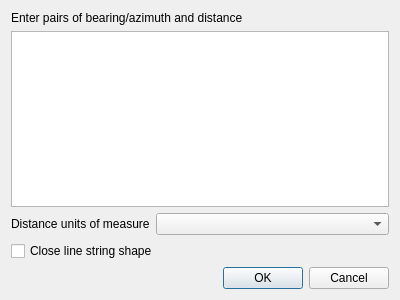
<?xml version="1.0" encoding="UTF-8"?>
<ui version="4.0">
 <class>Dialog</class>
 <widget class="QDialog" name="Dialog">
  <property name="geometry">
   <rect>
    <x>0</x>
    <y>0</y>
    <width>400</width>
    <height>300</height>
   </rect>
  </property>
  <property name="windowTitle">
   <string>Line String Digitizer</string>
  </property>
  <layout class="QVBoxLayout" name="verticalLayout">
   <item>
    <widget class="QLabel" name="label">
     <property name="text">
      <string>Enter pairs of bearing/azimuth and distance</string>
     </property>
    </widget>
   </item>
   <item>
    <widget class="QPlainTextEdit" name="valuesTextEdit"/>
   </item>
   <item>
    <layout class="QFormLayout" name="formLayout">
     <item row="0" column="0">
      <widget class="QLabel" name="label_2">
       <property name="text">
        <string>Distance units of measure</string>
       </property>
      </widget>
     </item>
     <item row="0" column="1">
      <widget class="QComboBox" name="unitsComboBox"/>
     </item>
    </layout>
   </item>
   <item>
    <widget class="QCheckBox" name="closeLineCheckBox">
     <property name="text">
      <string>Close line string shape</string>
     </property>
    </widget>
   </item>
   <item>
    <widget class="QDialogButtonBox" name="buttonBox">
     <property name="orientation">
      <enum>Qt::Horizontal</enum>
     </property>
     <property name="standardButtons">
      <set>QDialogButtonBox::Cancel|QDialogButtonBox::Ok</set>
     </property>
    </widget>
   </item>
  </layout>
 </widget>
 <resources/>
 <connections>
  <connection>
   <sender>buttonBox</sender>
   <signal>accepted()</signal>
   <receiver>Dialog</receiver>
   <slot>accept()</slot>
   <hints>
    <hint type="sourcelabel">
     <x>248</x>
     <y>254</y>
    </hint>
    <hint type="destinationlabel">
     <x>157</x>
     <y>274</y>
    </hint>
   </hints>
  </connection>
  <connection>
   <sender>buttonBox</sender>
   <signal>rejected()</signal>
   <receiver>Dialog</receiver>
   <slot>reject()</slot>
   <hints>
    <hint type="sourcelabel">
     <x>316</x>
     <y>260</y>
    </hint>
    <hint type="destinationlabel">
     <x>286</x>
     <y>274</y>
    </hint>
   </hints>
  </connection>
 </connections>
</ui>
